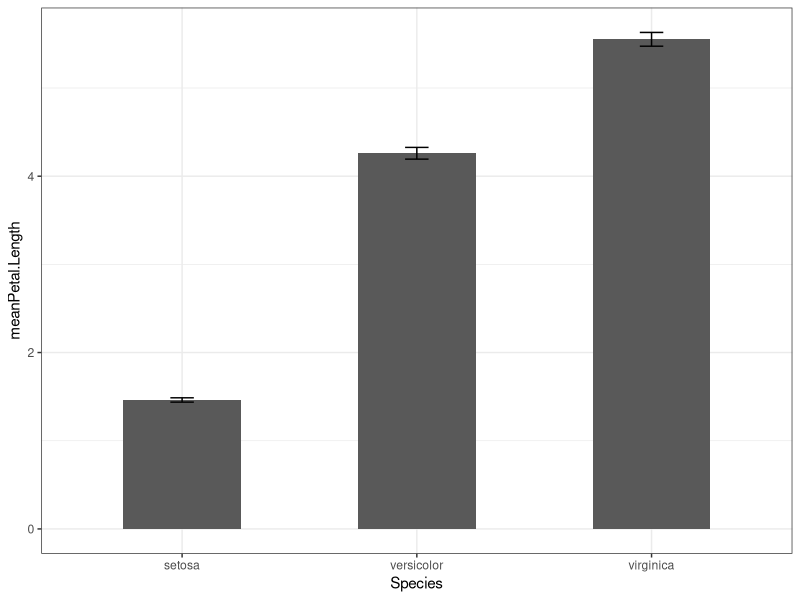
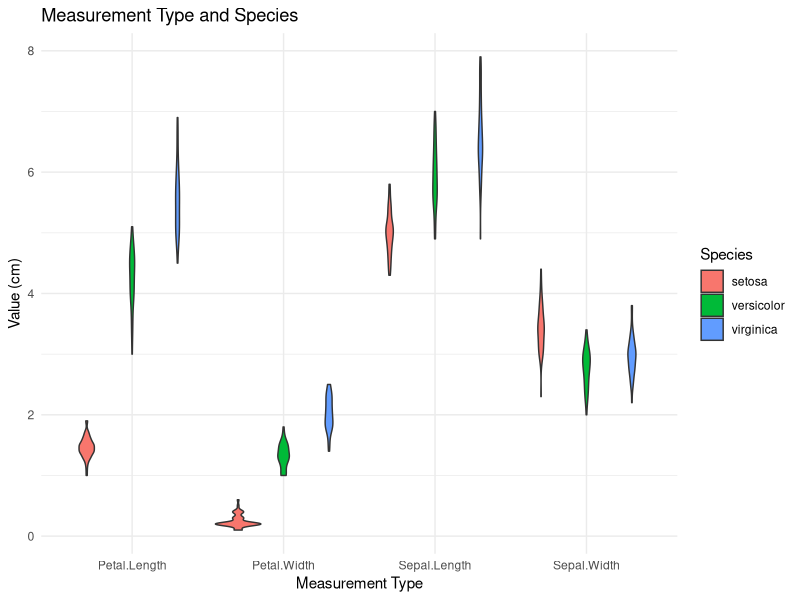

The R script that drew these images, in order:
## ---- chunk 1
knitr::opts_chunk$set(echo = TRUE)
## ---- chunk 2
data(iris)
## ---- chunk 3

	sum(nrow(subset(iris, Species == "setosa" & Petal.Width > 0.2))) 

## ---- chunk 4

library(dplyr) 

	iris  %>% 
		 filter(Species == "setosa", Petal.Width > 0.2)  %>% 			 summarise(sum_n = n())
## ---- chunk 5
newIris <- iris %>% 
  mutate(ratio_SL_PL = Sepal.Length/Petal.Length)
## ---- chunk 6
newIris <- newIris %>%
  mutate(Petal.Area = Petal.Length * Petal.Width)
## ---- chunk 7
newIris  <- rename(newIris,  Ratio = ratio_SL_PL)

## ---- chunk 8
newIris <- newIris %>%
  mutate(
    Species_PetalLength = paste(Species, ifelse(Petal.Length > 5, "LongPetal", "ShortPetal"), sep = "_")
  )
## ---- chunk 9
library(tidyr)

newIris <- separate(newIris, Species_PetalLength, c("SpeciesNew", "PL_new"), sep = "_", remove = FALSE)

## ---- chunk 10
?Comparison

## ---- chunk 11
iris.100 <- sample_n(newIris, 100, replace = FALSE)
## ---- chunk 12
iris.top <- top_n(newIris, 3, Petal.Area)
## ---- chunk 13
iris.distinct <- distinct(newIris)
## ---- chunk 14
IrisReduced <- select(newIris, Species, Petal.Area, PL_new)
## ---- chunk 15
IrisPetalOnly <- select(newIris, contains("Petal"))
IrisSepalOnly <- select(newIris, contains("Sepal"))
## ---- chunk 16

newIris %>% 
  filter(PL_new == "ShortPetal") %>%
  summarise(Mean.PL = mean(Petal.Length))


## ---- chunk 17
 newIris %>%
  group_by(PL_new) %>%
  summarise(Mean.PL = mean(Petal.Length, na.rm = TRUE))
## ---- chunk 18
# summary stats required for barchart

iris.barplot <- iris %>% 
    group_by(Species) %>% 
  summarise(meanPetal.Length = mean(Petal.Length), SEPetal.Length =
  sd(Petal.Length)/sqrt(length(Petal.Length)), lowerErr =(meanPetal.Length -
SEPetal.Length), upperErr = (meanPetal.Length + SEPetal.Length))

iris.barplot


library(ggplot2)

ggplot(iris.barplot, aes(x = Species, y = meanPetal.Length)) + geom_col(width
= 0.5) + geom_errorbar(aes(ymin = lowerErr, ymax = upperErr), width = 0.1) +
theme_bw()

## ---- chunk 19

setosa <- subset(iris, Species == "setosa") 
other <- subset(iris, Species != "setosa")

# Add a common identifier 
setosa$ID <- 1:nrow(setosa)
other$ID <- 1:nrow(other)

## ---- chunk 20
combined_rbind <- rbind(setosa, other)
## ---- chunk 21
combined_bind_rows <- bind_rows(setosa, other)
## ---- chunk 22
 meanSL <- newIris %>%
  group_by(Species) %>%
  summarise(Mean.SL = mean(Sepal.Length, na.rm = TRUE))

## ---- chunk 23
merged_iris <- merge(iris, meanSL, by = "Species")
head(merged_iris)
## ---- chunk 24
merged_dplyr <- iris %>%
  left_join(meanSL, by = "Species")


## ---- chunk 25
irisID  <- iris %>%
  mutate(Flower_ID = 1:n())  # adding an ID


iris_long <- irisID %>%
  pivot_longer(
    cols = -c("Species", "Flower_ID"),  # Columns to pivot (all except Species and Flower ID)
    names_to = "Measurement", # Name of the new column for measurement type
    values_to = "Value"  #Name of the new column for the measurement value
  )

## ---- chunk 26
ggplot(iris_long, aes(x = Measurement, y = Value, fill = Species)) +
  geom_violin() +
  labs(title = "Measurement Type and Species",
       x = "Measurement Type",
       y = "Value (cm)",
       fill = "Species") +
  theme_minimal()
## ---- chunk 27
iris_wide <- iris_long %>%
  pivot_wider(
    id_cols = c(Species, Flower_ID),          # Columns that will remain as identifiers
    names_from = Measurement,    # Column whose unique values will become new column names
    values_from = Value         # Column whose values will populate the new columns
  )
